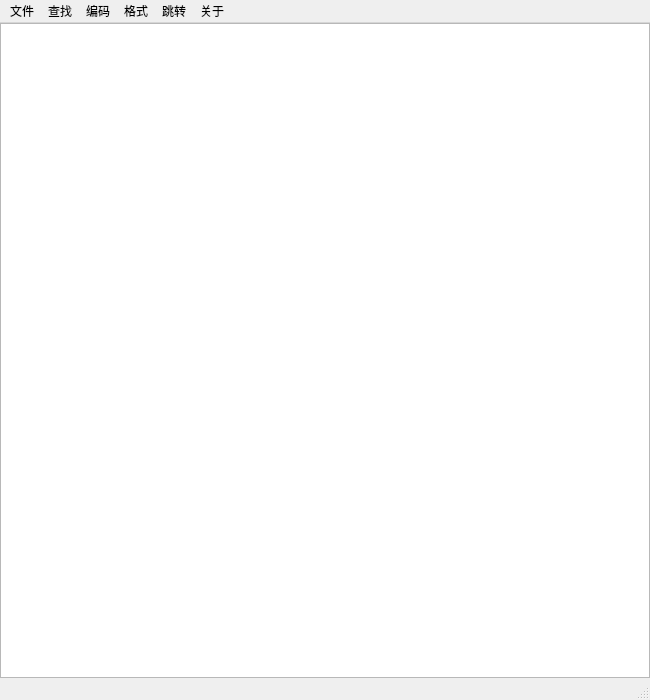
<?xml version="1.0" encoding="UTF-8"?>
<ui version="4.0">
 <class>TextOpenClass</class>
 <widget class="QMainWindow" name="TextOpenClass">
  <property name="geometry">
   <rect>
    <x>0</x>
    <y>0</y>
    <width>650</width>
    <height>700</height>
   </rect>
  </property>
  <property name="minimumSize">
   <size>
    <width>650</width>
    <height>700</height>
   </size>
  </property>
  <property name="windowTitle">
   <string>文本阅读器</string>
  </property>
  <property name="windowIcon">
   <iconset resource="TextOpen.qrc">
    <normaloff>:/images/logo.ico</normaloff>:/images/logo.ico</iconset>
  </property>
  <widget class="QWidget" name="centralWidget">
   <layout class="QGridLayout" name="gridLayout">
    <property name="leftMargin">
     <number>0</number>
    </property>
    <property name="topMargin">
     <number>0</number>
    </property>
    <property name="rightMargin">
     <number>0</number>
    </property>
    <property name="bottomMargin">
     <number>0</number>
    </property>
    <property name="spacing">
     <number>0</number>
    </property>
    <item row="0" column="0">
     <widget class="TextEdit" name="textEdit"/>
    </item>
   </layout>
  </widget>
  <widget class="QMenuBar" name="menuBar">
   <property name="geometry">
    <rect>
     <x>0</x>
     <y>0</y>
     <width>650</width>
     <height>23</height>
    </rect>
   </property>
   <widget class="QMenu" name="menu">
    <property name="title">
     <string>文件</string>
    </property>
    <addaction name="action"/>
    <addaction name="action_8"/>
    <addaction name="action_10"/>
   </widget>
   <widget class="QMenu" name="menu_2">
    <property name="title">
     <string>跳转</string>
    </property>
    <addaction name="action_2"/>
   </widget>
   <widget class="QMenu" name="menu_3">
    <property name="title">
     <string>关于</string>
    </property>
    <addaction name="action_3"/>
   </widget>
   <widget class="QMenu" name="menu_4">
    <property name="title">
     <string>查找</string>
    </property>
    <addaction name="action_4"/>
    <addaction name="action_5"/>
    <addaction name="action_6"/>
   </widget>
   <widget class="QMenu" name="menu_5">
    <property name="title">
     <string>格式</string>
    </property>
    <addaction name="action_7"/>
    <addaction name="action_9"/>
   </widget>
   <widget class="QMenu" name="menu_6">
    <property name="title">
     <string>编码</string>
    </property>
    <addaction name="action_11"/>
    <addaction name="action_12"/>
   </widget>
   <addaction name="menu"/>
   <addaction name="menu_4"/>
   <addaction name="menu_6"/>
   <addaction name="menu_5"/>
   <addaction name="menu_2"/>
   <addaction name="menu_3"/>
  </widget>
  <widget class="QStatusBar" name="statusBar"/>
  <action name="action">
   <property name="icon">
    <iconset resource="TextOpen.qrc">
     <normaloff>:/images/open.png</normaloff>:/images/open.png</iconset>
   </property>
   <property name="text">
    <string>打开</string>
   </property>
   <property name="shortcut">
    <string>Ctrl+O</string>
   </property>
  </action>
  <action name="action_2">
   <property name="icon">
    <iconset resource="TextOpen.qrc">
     <normaloff>:/images/skip.png</normaloff>:/images/skip.png</iconset>
   </property>
   <property name="text">
    <string>跳转页面</string>
   </property>
   <property name="shortcut">
    <string>Alt+F</string>
   </property>
  </action>
  <action name="action_3">
   <property name="icon">
    <iconset resource="TextOpen.qrc">
     <normaloff>:/images/about.png</normaloff>:/images/about.png</iconset>
   </property>
   <property name="text">
    <string>关于</string>
   </property>
   <property name="shortcut">
    <string>Ctrl+A</string>
   </property>
  </action>
  <action name="action_4">
   <property name="icon">
    <iconset resource="TextOpen.qrc">
     <normaloff>:/images/search.png</normaloff>:/images/search.png</iconset>
   </property>
   <property name="text">
    <string>查找内容</string>
   </property>
   <property name="shortcut">
    <string>Ctrl+F</string>
   </property>
  </action>
  <action name="action_5">
   <property name="icon">
    <iconset resource="TextOpen.qrc">
     <normaloff>:/images/findUp.png</normaloff>:/images/findUp.png</iconset>
   </property>
   <property name="text">
    <string>查找上一个</string>
   </property>
   <property name="shortcut">
    <string>F3</string>
   </property>
  </action>
  <action name="action_6">
   <property name="icon">
    <iconset resource="TextOpen.qrc">
     <normaloff>:/images/findDown.png</normaloff>:/images/findDown.png</iconset>
   </property>
   <property name="text">
    <string>查找下一个</string>
   </property>
   <property name="shortcut">
    <string>Shift+F3</string>
   </property>
  </action>
  <action name="action_7">
   <property name="icon">
    <iconset resource="TextOpen.qrc">
     <normaloff>:/images/font.png</normaloff>:/images/font.png</iconset>
   </property>
   <property name="text">
    <string>字体</string>
   </property>
   <property name="shortcut">
    <string>Shift+F</string>
   </property>
  </action>
  <action name="action_8">
   <property name="icon">
    <iconset resource="TextOpen.qrc">
     <normaloff>:/images/save.png</normaloff>:/images/save.png</iconset>
   </property>
   <property name="text">
    <string>保存</string>
   </property>
   <property name="shortcut">
    <string>Ctrl+S</string>
   </property>
  </action>
  <action name="action_9">
   <property name="checkable">
    <bool>true</bool>
   </property>
   <property name="checked">
    <bool>true</bool>
   </property>
   <property name="text">
    <string>自动换行</string>
   </property>
   <property name="shortcut">
    <string>Ctrl+W</string>
   </property>
   <property name="priority">
    <enum>QAction::NormalPriority</enum>
   </property>
  </action>
  <action name="action_10">
   <property name="icon">
    <iconset resource="TextOpen.qrc">
     <normaloff>:/images/saveAs.png</normaloff>:/images/saveAs.png</iconset>
   </property>
   <property name="text">
    <string>另存为</string>
   </property>
   <property name="shortcut">
    <string>Ctrl+Alt+S</string>
   </property>
  </action>
  <action name="action_11">
   <property name="checkable">
    <bool>true</bool>
   </property>
   <property name="checked">
    <bool>true</bool>
   </property>
   <property name="text">
    <string>ANSI</string>
   </property>
  </action>
  <action name="action_12">
   <property name="checkable">
    <bool>true</bool>
   </property>
   <property name="text">
    <string>UTF-8</string>
   </property>
  </action>
 </widget>
 <layoutdefault spacing="6" margin="11"/>
 <customwidgets>
  <customwidget>
   <class>TextEdit</class>
   <extends>QTextEdit</extends>
   <header>TextEdit.h</header>
  </customwidget>
 </customwidgets>
 <resources>
  <include location="TextOpen.qrc"/>
 </resources>
 <connections/>
</ui>
